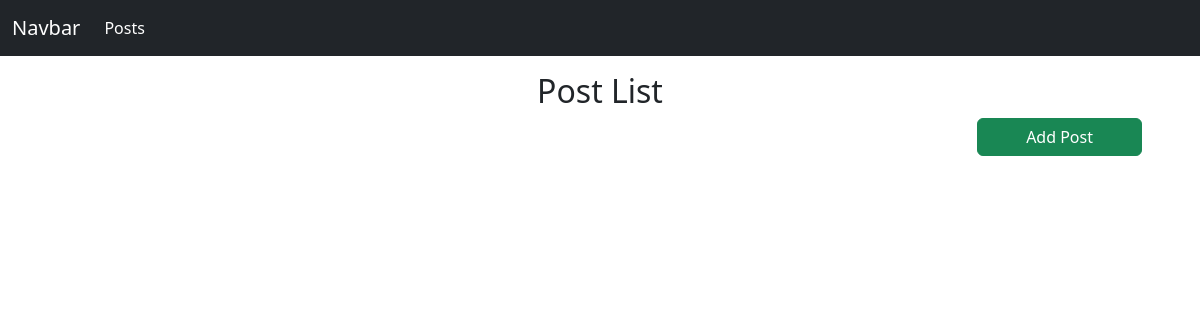
Before: / with the older database file.
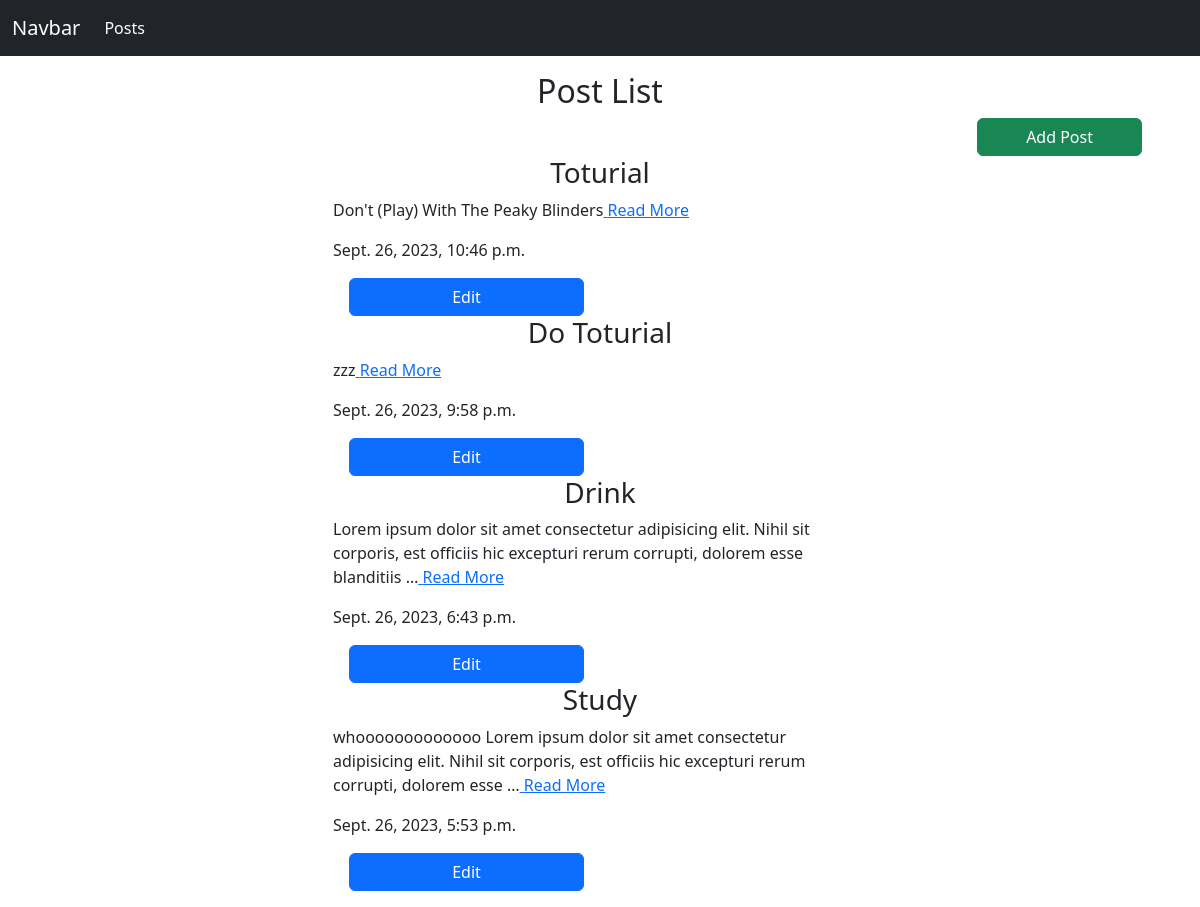
After: the same page with the newer database file.
### BlogApplication/models.py (models this page shows, shortened)
class BlogPost(models.Model):
    author = models.ForeignKey(User, on_delete= models.CASCADE) ## ID (numeric)
    title = models.CharField(max_length=200)
    content = models.TextField()
    pupDate = models.DateTimeField(auto_now_add=True)
    class Meta:
        ordering = ['-pupDate']

### BlogApplication/views.py (the view)
# urls.py: path('', views.index, name='posts'),
def index(request):
    context = {'posts': BlogPost.objects.all()}
    return render(request, 'BlogApplication/Home.html', context)

### BlogApplication/templates/BlogApplication/Home.html (shortened to what this page needs)
{% extends "BlogApplication/Base/Base.html" %} {% block container %}
<div class="container my-3">
  <h2 class="text-center">Post List</h2>
  <div class="d-grid gap-2 w-100 flex-container justify-content-end">
    <a href="{% url 'add' %}" class="btn btn-success mx-3 px-5"> Add Post </a>
  </div>
  {% for post in posts %}
  <div class="container w-50">
    <div class="row">
      <div class="col-md-12">
        <h3 class="text-center">{{ post.title }}</h3>
        <p>
          {{ post.content|truncatewords:20 }}<a
            href="{% url 'details' post.pk %}"
            class="text-primary"
          >
            Read More</a
          >
        </p>
        <p>{{post.pupDate}}</p>
      </div>
    </div>
    <div class="d-grid gap-2 w-50">
      <a href="{% url 'edit' post.pk %}" class="btn btn-primary mx-3">Edit</a>
    </div>
  </div>
  {% endfor %} {% endblock container %}

### BlogApplication/templates/BlogApplication/Base/Base.html (shortened to what this page needs)
<!DOCTYPE html>
<html lang="en">
  <head>
    <link
      href="https://cdn.jsdelivr.net/npm/bootstrap@5.3.2/dist/css/bootstrap.min.css"
      rel="stylesheet"
    />
  </head>
  <body>
    {% include 'BlogApplication/Base/Navbar.html' %}
    {% block container %}
    {% endblock container %}
  </body>
</html>

### BlogApplication/templates/BlogApplication/Base/Navbar.html (shortened to what this page needs)
<nav class="navbar navbar-dark navbar-expand-lg bg-dark">
  <div class="container-fluid">
    <a class="navbar-brand" href="/">Navbar</a>
    <div class="collapse navbar-collapse" id="navbarSupportedContent">
      <ul class="navbar-nav me-auto mb-2 mb-lg-0">
        <li class="nav-item">
          <a class="nav-link active" href="{%url 'posts'%}">Posts</a>
        </li>
      </ul>
    </div>
  </div>
</nav>

Changed rows visible on the page:
added BlogPost: title "Toturial", content "Don't (Play) With The Peaky Blinders", pupDate "Sept. 26, 2023, 10:46 p.m."
added BlogPost: title "Do Toturial", content "zzz", pupDate "Sept. 26, 2023, 9:58 p.m."
added BlogPost: title "Drink", content "Lorem ipsum dolor sit amet consectetur adipisicing elit. Nihil sit corporis, est officiis hic excepturi rerum corrupti, dolorem esse blanditiis …", pupDate "Sept. 26, 2023, 6:43 p.m."
added BlogPost: title "Study", content "whooooooooooooo Lorem ipsum dolor sit amet consectetur adipisicing elit. Nihil sit corporis, est officiis hic excepturi rerum corrupti, dolorem esse …", pupDate "Sept. 26, 2023, 5:53 p.m."
